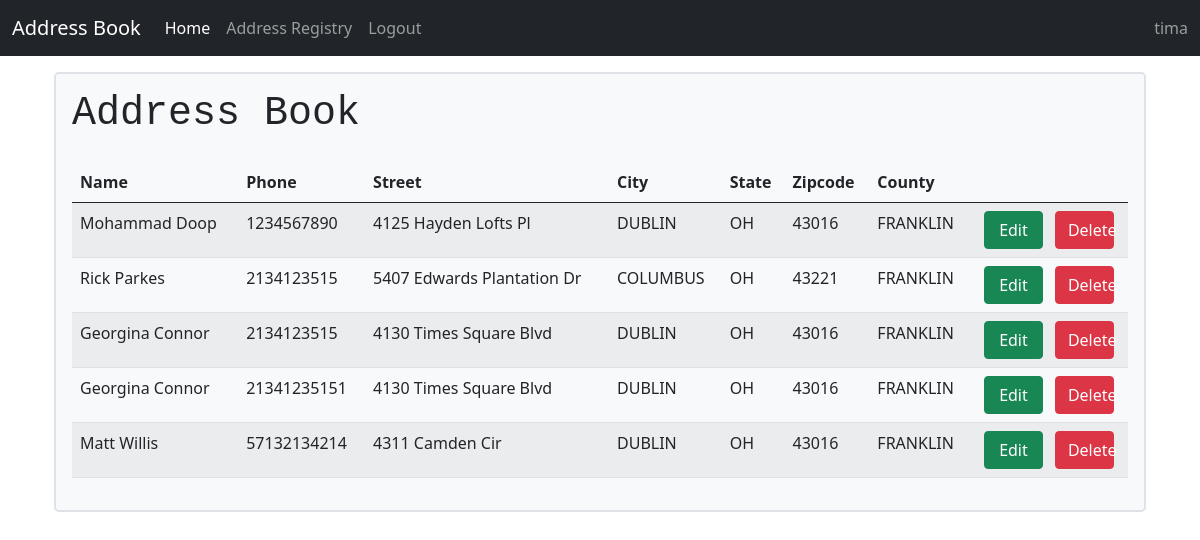
Page / (signed in) on the earlier database version.
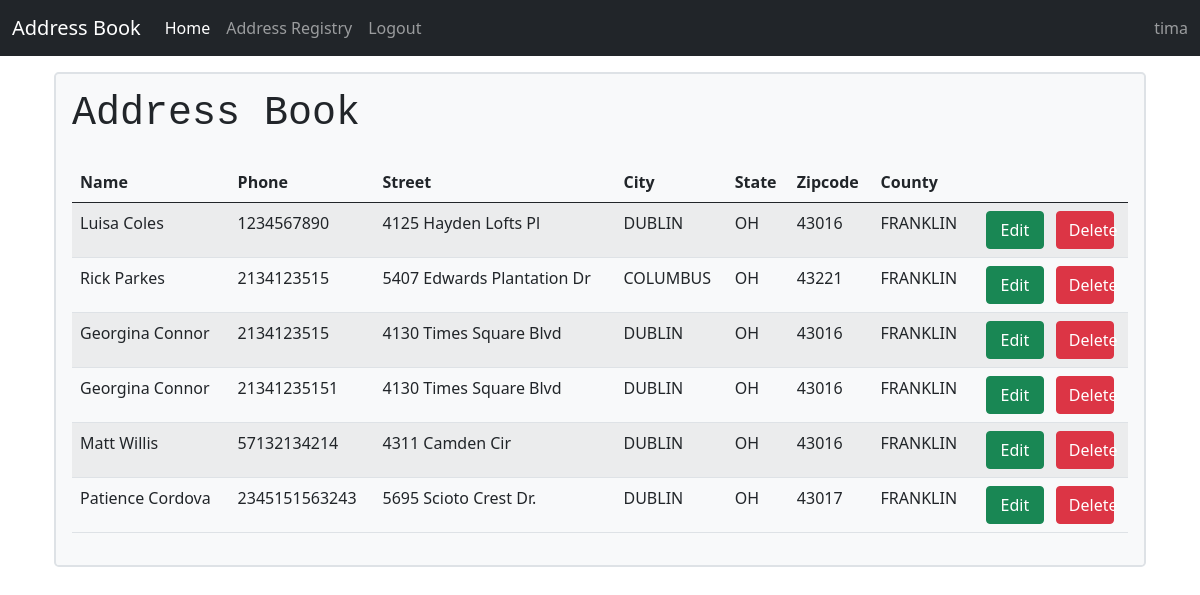
Same page on the later database version.
### app/models.py (models this page shows, shortened)
class User(db.Model, UserMixin):
    id = db.Column(db.Integer, primary_key = True)
    email = db.Column(db.String(50), nullable = False, unique = True)
    username = db.Column(db.String(50), nullable = False, unique = True)
    password = db.Column(db.String(255), nullable = False)
    date_created = db.Column(db.DateTime, nullable = False, default=datetime.utcnow)
    addressbook = db.relationship('Address', backref='user', lazy='dynamic')

class Address(db.Model):
    id = db.Column(db.Integer, primary_key = True)
    name = db.Column(db.String(50), nullable = False)
    phone = db.Column(db.String(15), nullable = False, unique = True )
    street = db.Column(db.String(255), nullable = False)
    city = db.Column(db.String(50), nullable = False)
    state = db.Column(db.String(20), nullable = False)
    zipcode = db.Column(db.String(10) ,nullable = False)
    county = db.Column(db.String(40), nullable = False)
    address_type = db.Column(db.String(30), nullable = False)
    date_created = db.Column(db.DateTime, nullable=False, default=datetime.utcnow)
    user_id = db.Column(db.Integer, db.ForeignKey('user.id'))

### app/routes.py (the view)
@app.route('/')
def index():
    if current_user.is_authenticated:
        addresses = Address.query.filter_by(user_id=current_user.id)
        return render_template('index.html', addresses=addresses)
    return redirect(url_for('login'))

### app/models.py (called while the page is built)
@login.user_loader
def load_user(user_id):
    return User.query.get(user_id)

### app/templates/index.html (shortened to what this page needs)
{% extends 'base.html' %}
{% block content %}
<div class="container">
  {% if current_user.is_authenticated %}
  <div class="border bg-light p-3 mt-3 bg-opacity-10 border-2 rounded-3 ">
    <h1 class="font-monospace mb-4">Address Book</h1>
    <table class="table table-striped table-hover">
        <thead>
          <tr>
            <th scope="col">Name</th>
            <th scope="col">Phone</th>
            <th scope="col">Street</th>
            <th scope="col">City</th>
            <th scope="col">State</th>
            <th scope="col">Zipcode</th>
            <th scope="col">County</th>
            <th scope="col"></th>
          </tr>
        </thead>
        <tbody>
        {% for address in addresses %}
          <tr>
            <td> {{ address['name'] }} </td>
            <td> {{ address['phone'] }} </td>
            <td> {{ address['street'] }} </td>
            <td> {{ address['city'] }} </td>
            <td> {{ address['state'] }} </td>
            <td> {{ address['zipcode'] }} </td>
            <td> {{ address['county'] }} </td>
             <td><div class="d-flex justify-content-between"><a href="{{ url_for('editaddress', address_id=address.id) }}" class="btn btn-success d-grid gap-1 col-5 mx-auto">Edit</a>
                <button type="button" class="btn btn-danger d-grid gap-1 col-5 mx-auto" data-bs-toggle="modal" data-bs-target="#deleteModal">Delete</button>
                </div>
              </td>
          </tr>
        {% endfor %}
        </tbody>
    </table>
  </div>
    {% else %}
    <h1>Please Login to see your Address Book</h1>
    {% endif %}
</div>
{% endblock content %}

### app/templates/base.html (shortened to what this page needs)
<!DOCTYPE html>
<html lang="en">
<head>
    <link rel="stylesheet" href="https://cdn.jsdelivr.net/npm/bootstrap@5.0.2/dist/css/bootstrap.min.css">
</head>
<body>
    <nav class="navbar navbar-expand-lg navbar-dark bg-dark ">
        <div class="container-fluid">
          <a class="navbar-brand" href="#">Address Book</a>
          <div class="collapse navbar-collapse" id="navbarText">
            <ul class="navbar-nav me-auto mb-2 mb-lg-0">
              <li class="nav-item">
                <a class="nav-link active" aria-current="page" href="{{ url_for('index') }}">Home</a>
              </li>
              {% if current_user.is_authenticated %}
              <li class="nav-item">
                <a class="nav-link" href="{{ url_for('addressregister') }}">Address Registry</a>
              </li>
              <li class="nav-item">
                <a class="nav-link" href="{{ url_for('logout') }}">Logout</a>
              </li>
              {% endif %}
            </ul>
            <span class="navbar-text">
              {% if current_user.is_authenticated %}
              {{ current_user.username }}
              {% endif %}
            </span>
          </div>
        </div>
    </nav>
    <div class="container">
        {% block content %}{% endblock content %}
    </div>
</body>
</html>

Differences in the rows shown:
changed Address "4125 Hayden Lofts Pl": name "Mohammad Doop" → "Luisa Coles"
added Address: name "Patience Cordova", phone "2345151563243", street "5695 Scioto Crest Dr.", city "DUBLIN", state "OH", zipcode "43017", county "FRANKLIN"
